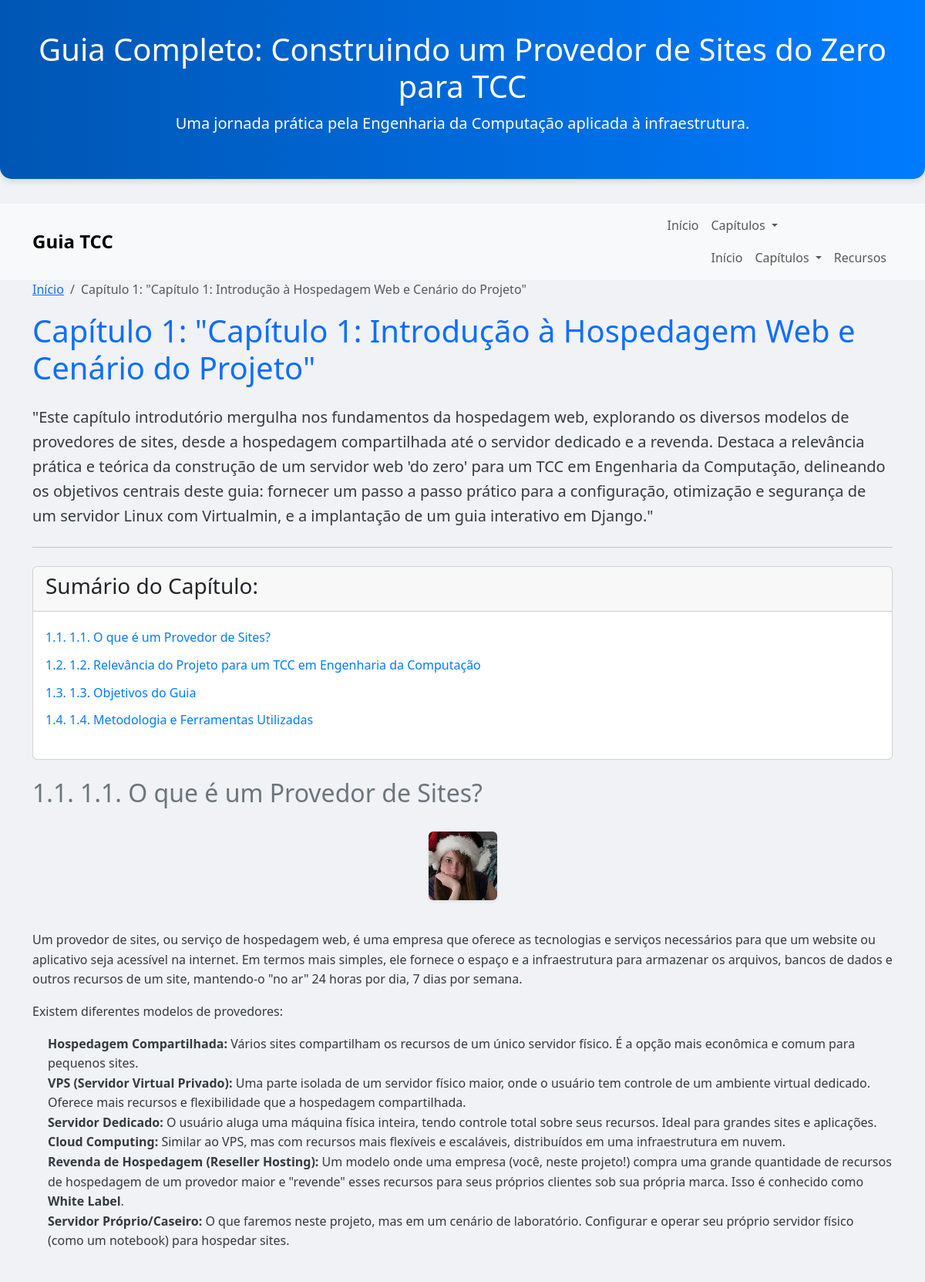
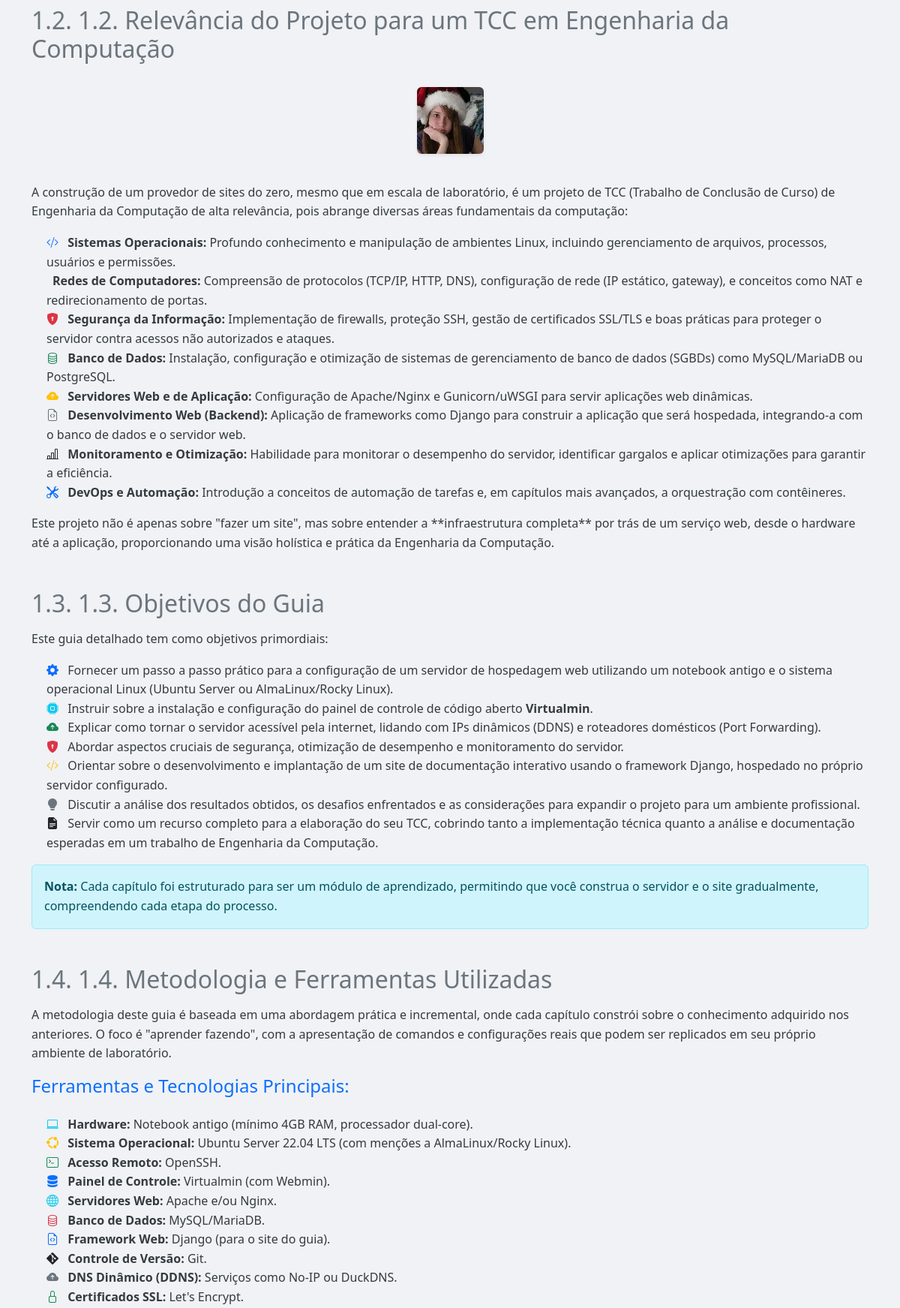
Screenshot of /capitulo-1-introducao-a-hospedagem-web-e-cenario-do-projeto/ (upper part) with the database file from the repository (2 pictures, top to bottom).
### conteudos_tcc/models.py (models this page shows, shortened)
class Capitulo(models.Model):
    titulo = models.CharField(max_length=200, help_text="Título principal do capítulo.")
    slug = models.SlugField(max_length=200, unique=True, blank=True,
                            help_text="URL amigável do capítulo (gerado automaticamente).")
    ordem = models.IntegerField(default=0, help_text="Ordem de exibição do capítulo.")
    resumo = models.TextField(blank=True, help_text="Um breve resumo do capítulo.")
    imagem_capa = models.ImageField(upload_to='capitulo_capas/', blank=True, null=True, help_text="Imagem de capa para o capítulo.")
    data_criacao = models.DateTimeField(auto_now_add=True)
    data_atualizacao = models.DateTimeField(auto_now=True)
    class Meta:
        ordering = ['ordem', 'titulo'] # Define a ordem padrão dos capítulos
        verbose_name = "Capítulo"
        verbose_name_plural = "Capítulos"

class Secao(models.Model):
    capitulo = models.ForeignKey(Capitulo, on_delete=models.CASCADE, related_name='secoes',
                                 help_text="Capítulo ao qual esta seção pertence.")
    titulo = models.CharField(max_length=200, help_text="Título da seção.")
    slug = models.SlugField(max_length=200, unique=True, blank=True,
                            help_text="URL amigável da seção (gerado automaticamente).")
    ordem = models.IntegerField(default=0, help_text="Ordem de exibição da seção dentro do capítulo.")
    conteudo_html = models.TextField(blank=True, help_text="Conteúdo HTML da seção. Use tags HTML aqui.")
    imagem_ilustrativa = models.ImageField(upload_to='secao_imagens/', blank=True, null=True, help_text="Imagem para ilustrar a seção.")
    data_criacao = models.DateTimeField(auto_now_add=True)
    data_atualizacao = models.DateTimeField(auto_now=True)
    class Meta:
        ordering = ['capitulo__ordem', 'ordem', 'titulo'] # Ordem padrão das seções
        unique_together = ('capitulo', 'slug') # Garante slug único por capítulo
        verbose_name = "Seção"
        verbose_name_plural = "Seções"

### conteudos_tcc/views.py (the view)
# urls.py: path('<slug:capitulo_slug>/', views.detalhe_capitulo, name='detalhe_capitulo'),
def detalhe_capitulo(request, capitulo_slug):
    capitulo = get_object_or_404(Capitulo, slug=capitulo_slug)
    secoes = capitulo.secoes.all().order_by('ordem')
    todos_capitulos = Capitulo.objects.all().order_by('ordem')
    context = {
        'capitulo': capitulo,
        'secoes': secoes,
        'todos_capitulos': todos_capitulos,
    }
    return render(request, 'conteudos_tcc/detalhe_capitulo.html', context)

### conteudos_tcc/templates/conteudos_tcc/detalhe_capitulo.html (shortened to what this page needs)
{% extends 'base.html' %}
{% block content %}
    <nav aria-label="breadcrumb">
        <ol class="breadcrumb">
            <li class="breadcrumb-item"><a href="{% url 'home_page' %}">Início</a></li>
            <li class="breadcrumb-item active" aria-current="page">Capítulo {{ capitulo.ordem }}: {{ capitulo.titulo }}</li>
        </ol>
    </nav>
    <h1 class="mb-4 text-primary">Capítulo {{ capitulo.ordem }}: {{ capitulo.titulo }}</h1>
    {% if capitulo.resumo %}
        <p class="lead mb-4">{{ capitulo.resumo|safe }}</p>
    {% endif %}
    <hr class="my-4">
    {% if secoes %}
        <div class="card mb-4">
            <div class="card-header">
                <h3>Sumário do Capítulo:</h3>
            </div>
            <div class="card-body toc-list">
                <ul>
                    {% for secao in secoes %}
                        <li><a href="#secao-{{ secao.slug }}">{{ capitulo.ordem }}.{{ secao.ordem }}. {{ secao.titulo }}</a></li>
                    {% endfor %}
                </ul>
            </div>
        </div>
        {% for secao in secoes %}
            <section class="mb-5">
                <h2 id="secao-{{ secao.slug }}" class="mb-3 text-secondary">{{ capitulo.ordem }}.{{ secao.ordem }}. {{ secao.titulo }}</h2>
                <div class="section-content">
                    {% if secao.imagem_ilustrativa %}
                        <div class="text-center mb-4">
                            <img src="{{ secao.imagem_ilustrativa.url }}" alt="{{ secao.titulo }}" class="img-fluid rounded shadow-sm">
                        </div>
                    {% endif %}
                    {{ secao.conteudo_html|safe }}
                </div>
            </section>
        {% endfor %}
    {% else %}
        <div class="alert alert-info alert-custom text-center" role="alert">
            <p class="mb-0">Nenhuma seção disponível para este capítulo ainda. Por favor, adicione seções através do <a href="/admin/" class="alert-link">painel de administração</a>.</p>
        </div>
    {% endif %}
{% endblock %}

### conteudos_tcc/templates/base.html (shortened to what this page needs)
<!DOCTYPE html>
<html lang="pt-BR">
<head>
    <link href="https://cdn.jsdelivr.net/npm/bootstrap@5.3.3/dist/css/bootstrap.min.css" rel="stylesheet">
    <link rel="stylesheet" href="https://cdn.jsdelivr.net/npm/bootstrap-icons@1.11.3/font/bootstrap-icons.min.css">
</head>
<body>
    <header class="header-bg">
        <div class="container text-center">
            <h1>Guia Completo: Construindo um Provedor de Sites do Zero para TCC</h1>
            <p class="lead">Uma jornada prática pela Engenharia da Computação aplicada à infraestrutura.</p>
        </div>
    </header>
    <nav class="navbar navbar-expand-lg navbar-light bg-light">
        <div class="container">
            <a class="navbar-brand" href="{% url 'home_page' %}">Guia TCC</a>
            <div class="collapse navbar-collapse" id="navbarNav">
                <ul class="navbar-nav ms-auto">
                    <li class="nav-item">
                        <a class="nav-link" href="{% url 'home_page' %}">Início</a>
                    </li>
                    <li class="nav-item dropdown">
                        <a class="nav-link dropdown-toggle" href="#" id="navbarDropdown" role="button" data-bs-toggle="dropdown" aria-expanded="false">
                            Capítulos
                        </a>
                        <ul class="navbar-nav ms-auto">
                    <li class="nav-item">
                        <a class="nav-link" href="{% url 'home_page' %}">Início</a>
                    </li>
                    <li class="nav-item dropdown">
                        <a class="nav-link dropdown-toggle" href="#" id="navbarDropdown" role="button" data-bs-toggle="dropdown" aria-expanded="false">
                            Capítulos
                        </a>
                            </li>
                            <li class="nav-item">
                                <a class="nav-link" href="{% url 'recursos_page' %}">Recursos</a>
                            </li>
                        </ul>
                    </li>
                </ul>
            </div>
        </div>
    </nav>
    <main class="container">
        {% block content %}
        {% endblock %}
    </main>
</body>
</html>

### conteudos_tcc/templates/base.html (style rules this page uses)
body { font-family: 'Segoe UI', Tahoma, Geneva, Verdana, sans-serif; background-color: #f0f2f5; color: #343a40; line-height: 1.6; }
.navbar-brand { font-weight: bold; font-size: 1.5em; }
.header-bg { background: linear-gradient(to right, #0056b3, #007bff); color: white; padding: 2.5rem 0; margin-bottom: 2rem; border-bottom-left-radius: 15px; border-bottom-right-radius: 15px; box-shadow: 0 4px 8px rgba(0,0,0,0.1); }
.section-content img { max-width: 100%; height: auto; border-radius: 8px; margin-top: 15px; margin-bottom: 15px; }
.toc-list ul { list-style: none; padding-left: 0; }
.toc-list ul li a { text-decoration: none; color: #007bff; padding: 5px 0; display: block; border-radius: 5px; transition: background-color 0.2s; }
.section-content p, .section-content ul, .section-content ol, .section-content h1, .section-content h2, .section-content h3, .section-content h4, .section-content h5, .section-content h6 { margin-bottom: 1em; }
.section-content ul, .section-content ol { padding-left: 20px; }

### rows the page displays
Capitulo: ordem "1", titulo "\"Capítulo 1: Introdução à Hospedagem Web e Cenário do Projeto\"", resumo "\"Este capítulo introdutório mergulha nos fundamentos da hospedagem web, explorando os diversos modelos de provedores de sites, desde a hospedagem compartilhada até o servidor dedicado e a revenda. Destaca a relevância prática e teórica da construção de um servidor web 'do zero' para um TCC em Engenharia da Computação, delineando os objetivos centrais deste guia: fornecer um passo a passo prático para a configuração, otimização e segurança de um servidor Linux com Virtualmin, e a implantação de um guia interativo em Django.\""
Secao: ordem "1", titulo "1.1. O que é um Provedor de Sites?", imagem_ilustrativa (picture), conteudo_html "Um provedor de sites, ou serviço de hospedagem web, é uma empresa que oferece as tecnologias e serviços necessários para que um website ou aplicativo seja acessível na internet. Em termos mais simples, ele fornece o espaço e a infraestrutura para armazenar os arquivos, bancos de dados e outros recursos de um site, mantendo-o \"no ar\" 24 horas por dia, 7 dias por semana. Existem diferentes modelos de provedores: Hospedagem Compartilhada: Vários sites compartilham os recursos de um único servidor físico. É a opção mais econômica e comum para pequenos sites. VPS (Servidor Virtual Privado): Uma parte isolada de um servidor físico maior, onde o usuário tem controle de um ambiente virtual…"
Secao: ordem "2", titulo "1.2. Relevância do Projeto para um TCC em Engenharia da Computação", imagem_ilustrativa (picture), conteudo_html "A construção de um provedor de sites do zero, mesmo que em escala de laboratório, é um projeto de TCC (Trabalho de Conclusão de Curso) de Engenharia da Computação de alta relevância, pois abrange diversas áreas fundamentais da computação: Sistemas Operacionais: Profundo conhecimento e manipulação de ambientes Linux, incluindo gerenciamento de arquivos, processos, usuários e permissões. Redes de Computadores: Compreensão de protocolos (TCP/IP, HTTP, DNS), configuração de rede (IP estático, gateway), e conceitos como NAT e redirecionamento de portas. Segurança da Informação: Implementação de firewalls, proteção SSH, gestão de certificados SSL/TLS e boas práticas para proteger o servidor…"
Secao: ordem "3", titulo "1.3. Objetivos do Guia", conteudo_html "Este guia detalhado tem como objetivos primordiais: Fornecer um passo a passo prático para a configuração de um servidor de hospedagem web utilizando um notebook antigo e o sistema operacional Linux (Ubuntu Server ou AlmaLinux/Rocky Linux). Instruir sobre a instalação e configuração do painel de controle de código aberto Virtualmin . Explicar como tornar o servidor acessível pela internet, lidando com IPs dinâmicos (DDNS) e roteadores domésticos (Port Forwarding). Abordar aspectos cruciais de segurança, otimização de desempenho e monitoramento do servidor. Orientar sobre o desenvolvimento e implantação de um site de documentação interativo usando o framework Django, hospedado no próprio…"
Secao: ordem "4", titulo "1.4. Metodologia e Ferramentas Utilizadas", conteudo_html "A metodologia deste guia é baseada em uma abordagem prática e incremental, onde cada capítulo constrói sobre o conhecimento adquirido nos anteriores. O foco é \"aprender fazendo\", com a apresentação de comandos e configurações reais que podem ser replicados em seu próprio ambiente de laboratório. Ferramentas e Tecnologias Principais: Hardware: Notebook antigo (mínimo 4GB RAM, processador dual-core). Sistema Operacional: Ubuntu Server 22.04 LTS (com menções a AlmaLinux/Rocky Linux). Acesso Remoto: OpenSSH. Painel de Controle: Virtualmin (com Webmin). Servidores Web: Apache e/ou Nginx. Banco de Dados: MySQL/MariaDB. Framework Web: Django (para o site do guia). Controle de Versão: Git. DNS…"
